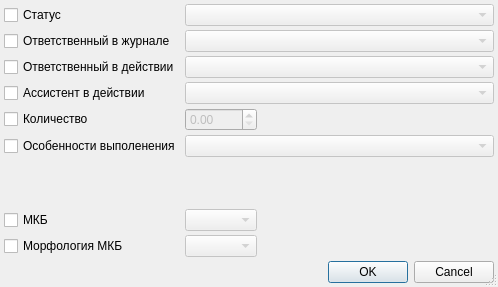
<?xml version="1.0" encoding="UTF-8"?>
<ui version="4.0">
 <class>TissueJournalTotalEditorDialog</class>
 <widget class="QDialog" name="TissueJournalTotalEditorDialog">
  <property name="geometry">
   <rect>
    <x>0</x>
    <y>0</y>
    <width>498</width>
    <height>287</height>
   </rect>
  </property>
  <property name="windowTitle">
   <string>Изменить атрибуты выбранных Действий</string>
  </property>
  <property name="sizeGripEnabled">
   <bool>true</bool>
  </property>
  <layout class="QGridLayout" name="gridLayout">
   <property name="margin">
    <number>4</number>
   </property>
   <property name="spacing">
    <number>4</number>
   </property>
   <item row="9" column="1">
    <widget class="CICDMorphologyCodeEditEx" name="cmbMorphologyMKB">
     <property name="enabled">
      <bool>false</bool>
     </property>
    </widget>
   </item>
   <item row="9" column="0">
    <widget class="QCheckBox" name="chkMorphologyMKB">
     <property name="text">
      <string>Морфология МКБ</string>
     </property>
    </widget>
   </item>
   <item row="11" column="0" colspan="3">
    <widget class="QDialogButtonBox" name="buttonBox">
     <property name="orientation">
      <enum>Qt::Horizontal</enum>
     </property>
     <property name="standardButtons">
      <set>QDialogButtonBox::Cancel|QDialogButtonBox::Ok</set>
     </property>
    </widget>
   </item>
   <item row="7" column="0">
    <spacer name="verticalSpacer">
     <property name="orientation">
      <enum>Qt::Vertical</enum>
     </property>
     <property name="sizeHint" stdset="0">
      <size>
       <width>20</width>
       <height>40</height>
      </size>
     </property>
    </spacer>
   </item>
   <item row="0" column="1" colspan="2">
    <widget class="CActionStatusComboBox" name="cmbStatus">
     <property name="enabled">
      <bool>false</bool>
     </property>
    </widget>
   </item>
   <item row="8" column="1">
    <widget class="CICDCodeEditEx" name="cmbMKB">
     <property name="enabled">
      <bool>false</bool>
     </property>
     <property name="sizePolicy">
      <sizepolicy hsizetype="Maximum" vsizetype="Fixed">
       <horstretch>0</horstretch>
       <verstretch>0</verstretch>
      </sizepolicy>
     </property>
    </widget>
   </item>
   <item row="9" column="2">
    <widget class="QLabel" name="lblMorphologyMKBText">
     <property name="text">
      <string/>
     </property>
    </widget>
   </item>
   <item row="2" column="0">
    <widget class="QCheckBox" name="chkPersonInAction">
     <property name="text">
      <string>Ответственный в действии</string>
     </property>
    </widget>
   </item>
   <item row="1" column="0">
    <widget class="QCheckBox" name="chkPersonInJournal">
     <property name="sizePolicy">
      <sizepolicy hsizetype="Maximum" vsizetype="Fixed">
       <horstretch>0</horstretch>
       <verstretch>0</verstretch>
      </sizepolicy>
     </property>
     <property name="text">
      <string>Ответственный в журнале</string>
     </property>
    </widget>
   </item>
   <item row="2" column="1" colspan="2">
    <widget class="CPersonComboBoxEx" name="cmbPersonInAction">
     <property name="enabled">
      <bool>false</bool>
     </property>
    </widget>
   </item>
   <item row="1" column="1" colspan="2">
    <widget class="CPersonComboBoxEx" name="cmbPersonInJournal">
     <property name="enabled">
      <bool>false</bool>
     </property>
    </widget>
   </item>
   <item row="3" column="1" colspan="2">
    <widget class="CPersonComboBoxEx" name="cmbAssistantInAction">
     <property name="enabled">
      <bool>false</bool>
     </property>
    </widget>
   </item>
   <item row="0" column="0">
    <widget class="QCheckBox" name="chkStatus">
     <property name="sizePolicy">
      <sizepolicy hsizetype="Maximum" vsizetype="Fixed">
       <horstretch>0</horstretch>
       <verstretch>0</verstretch>
      </sizepolicy>
     </property>
     <property name="text">
      <string>Статус</string>
     </property>
    </widget>
   </item>
   <item row="8" column="0">
    <widget class="QCheckBox" name="chkMKB">
     <property name="text">
      <string>МКБ</string>
     </property>
    </widget>
   </item>
   <item row="8" column="2">
    <widget class="QLabel" name="lblMKBText">
     <property name="text">
      <string/>
     </property>
    </widget>
   </item>
   <item row="3" column="0">
    <widget class="QCheckBox" name="chkAssistantInAction">
     <property name="sizePolicy">
      <sizepolicy hsizetype="Maximum" vsizetype="Fixed">
       <horstretch>0</horstretch>
       <verstretch>0</verstretch>
      </sizepolicy>
     </property>
     <property name="text">
      <string>Ассистент в действии</string>
     </property>
    </widget>
   </item>
   <item row="4" column="0">
    <widget class="QCheckBox" name="chkAmount">
     <property name="text">
      <string>Количество</string>
     </property>
    </widget>
   </item>
   <item row="4" column="1">
    <widget class="QDoubleSpinBox" name="edtAmount">
     <property name="enabled">
      <bool>false</bool>
     </property>
    </widget>
   </item>
   <item row="6" column="0">
    <widget class="QCheckBox" name="chkActionSpecification">
     <property name="sizePolicy">
      <sizepolicy hsizetype="Maximum" vsizetype="Fixed">
       <horstretch>0</horstretch>
       <verstretch>0</verstretch>
      </sizepolicy>
     </property>
     <property name="text">
      <string>Особенности выполенения</string>
     </property>
    </widget>
   </item>
   <item row="6" column="1" colspan="2">
    <widget class="CRBComboBox" name="cmbActionSpecification">
     <property name="enabled">
      <bool>false</bool>
     </property>
    </widget>
   </item>
  </layout>
 </widget>
 <customwidgets>
  <customwidget>
   <class>CPersonComboBoxEx</class>
   <extends>QComboBox</extends>
   <header>Orgs/PersonComboBoxEx.h</header>
  </customwidget>
  <customwidget>
   <class>CICDCodeEditEx</class>
   <extends>QComboBox</extends>
   <header>library/ICDCodeEdit.h</header>
  </customwidget>
  <customwidget>
   <class>CICDMorphologyCodeEditEx</class>
   <extends>QComboBox</extends>
   <header>library/ICDMorphologyCodeEdit.h</header>
  </customwidget>
  <customwidget>
   <class>CActionStatusComboBox</class>
   <extends>QComboBox</extends>
   <header location="global">Events/ActionStatus.h</header>
  </customwidget>
  <customwidget>
   <class>CRBComboBox</class>
   <extends>QComboBox</extends>
   <header>library/crbcombobox.h</header>
  </customwidget>
 </customwidgets>
 <tabstops>
  <tabstop>chkStatus</tabstop>
  <tabstop>cmbStatus</tabstop>
  <tabstop>chkPersonInJournal</tabstop>
  <tabstop>cmbPersonInJournal</tabstop>
  <tabstop>chkPersonInAction</tabstop>
  <tabstop>cmbPersonInAction</tabstop>
  <tabstop>chkAssistantInAction</tabstop>
  <tabstop>cmbAssistantInAction</tabstop>
  <tabstop>chkAmount</tabstop>
  <tabstop>edtAmount</tabstop>
  <tabstop>chkMKB</tabstop>
  <tabstop>cmbMKB</tabstop>
  <tabstop>chkMorphologyMKB</tabstop>
  <tabstop>cmbMorphologyMKB</tabstop>
  <tabstop>buttonBox</tabstop>
 </tabstops>
 <resources/>
 <connections>
  <connection>
   <sender>buttonBox</sender>
   <signal>accepted()</signal>
   <receiver>TissueJournalTotalEditorDialog</receiver>
   <slot>accept()</slot>
   <hints>
    <hint type="sourcelabel">
     <x>262</x>
     <y>282</y>
    </hint>
    <hint type="destinationlabel">
     <x>157</x>
     <y>244</y>
    </hint>
   </hints>
  </connection>
  <connection>
   <sender>buttonBox</sender>
   <signal>rejected()</signal>
   <receiver>TissueJournalTotalEditorDialog</receiver>
   <slot>reject()</slot>
   <hints>
    <hint type="sourcelabel">
     <x>330</x>
     <y>282</y>
    </hint>
    <hint type="destinationlabel">
     <x>286</x>
     <y>244</y>
    </hint>
   </hints>
  </connection>
  <connection>
   <sender>chkStatus</sender>
   <signal>toggled(bool)</signal>
   <receiver>cmbStatus</receiver>
   <slot>setEnabled(bool)</slot>
   <hints>
    <hint type="sourcelabel">
     <x>46</x>
     <y>15</y>
    </hint>
    <hint type="destinationlabel">
     <x>448</x>
     <y>14</y>
    </hint>
   </hints>
  </connection>
  <connection>
   <sender>chkPersonInJournal</sender>
   <signal>toggled(bool)</signal>
   <receiver>cmbPersonInJournal</receiver>
   <slot>setEnabled(bool)</slot>
   <hints>
    <hint type="sourcelabel">
     <x>83</x>
     <y>48</y>
    </hint>
    <hint type="destinationlabel">
     <x>412</x>
     <y>48</y>
    </hint>
   </hints>
  </connection>
  <connection>
   <sender>chkPersonInAction</sender>
   <signal>toggled(bool)</signal>
   <receiver>cmbPersonInAction</receiver>
   <slot>setEnabled(bool)</slot>
   <hints>
    <hint type="sourcelabel">
     <x>103</x>
     <y>72</y>
    </hint>
    <hint type="destinationlabel">
     <x>493</x>
     <y>72</y>
    </hint>
   </hints>
  </connection>
  <connection>
   <sender>chkAssistantInAction</sender>
   <signal>toggled(bool)</signal>
   <receiver>cmbAssistantInAction</receiver>
   <slot>setEnabled(bool)</slot>
   <hints>
    <hint type="sourcelabel">
     <x>120</x>
     <y>120</y>
    </hint>
    <hint type="destinationlabel">
     <x>493</x>
     <y>123</y>
    </hint>
   </hints>
  </connection>
  <connection>
   <sender>chkMKB</sender>
   <signal>toggled(bool)</signal>
   <receiver>cmbMKB</receiver>
   <slot>setEnabled(bool)</slot>
   <hints>
    <hint type="sourcelabel">
     <x>54</x>
     <y>217</y>
    </hint>
    <hint type="destinationlabel">
     <x>306</x>
     <y>220</y>
    </hint>
   </hints>
  </connection>
  <connection>
   <sender>chkMorphologyMKB</sender>
   <signal>toggled(bool)</signal>
   <receiver>cmbMorphologyMKB</receiver>
   <slot>setEnabled(bool)</slot>
   <hints>
    <hint type="sourcelabel">
     <x>94</x>
     <y>248</y>
    </hint>
    <hint type="destinationlabel">
     <x>306</x>
     <y>251</y>
    </hint>
   </hints>
  </connection>
  <connection>
   <sender>chkAmount</sender>
   <signal>toggled(bool)</signal>
   <receiver>edtAmount</receiver>
   <slot>setEnabled(bool)</slot>
   <hints>
    <hint type="sourcelabel">
     <x>86</x>
     <y>151</y>
    </hint>
    <hint type="destinationlabel">
     <x>306</x>
     <y>154</y>
    </hint>
   </hints>
  </connection>
  <connection>
   <sender>chkActionSpecification</sender>
   <signal>toggled(bool)</signal>
   <receiver>cmbActionSpecification</receiver>
   <slot>setEnabled(bool)</slot>
   <hints>
    <hint type="sourcelabel">
     <x>148</x>
     <y>174</y>
    </hint>
    <hint type="destinationlabel">
     <x>291</x>
     <y>171</y>
    </hint>
   </hints>
  </connection>
 </connections>
</ui>
